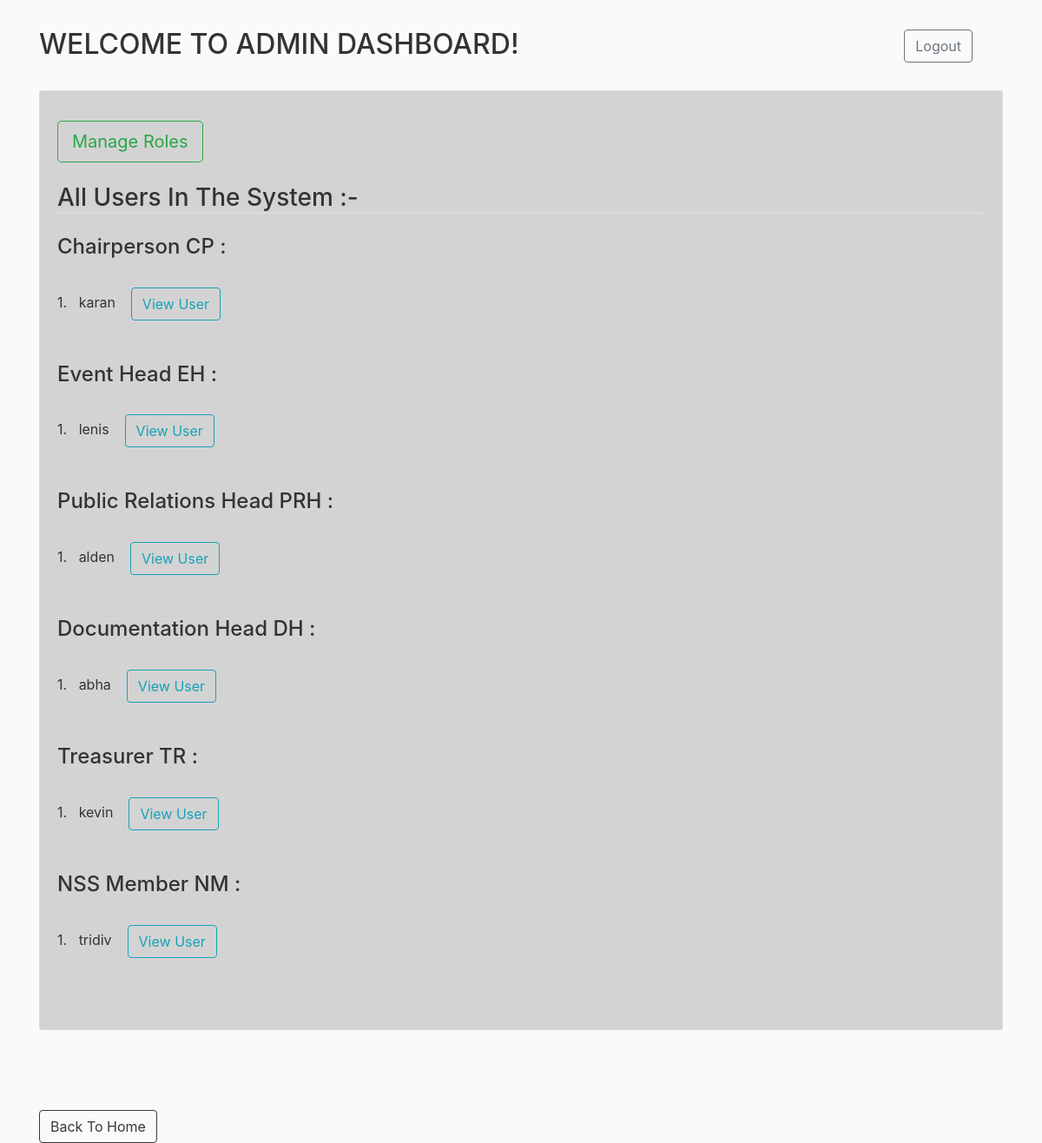
Page /admin (signed in) on the earlier database version.
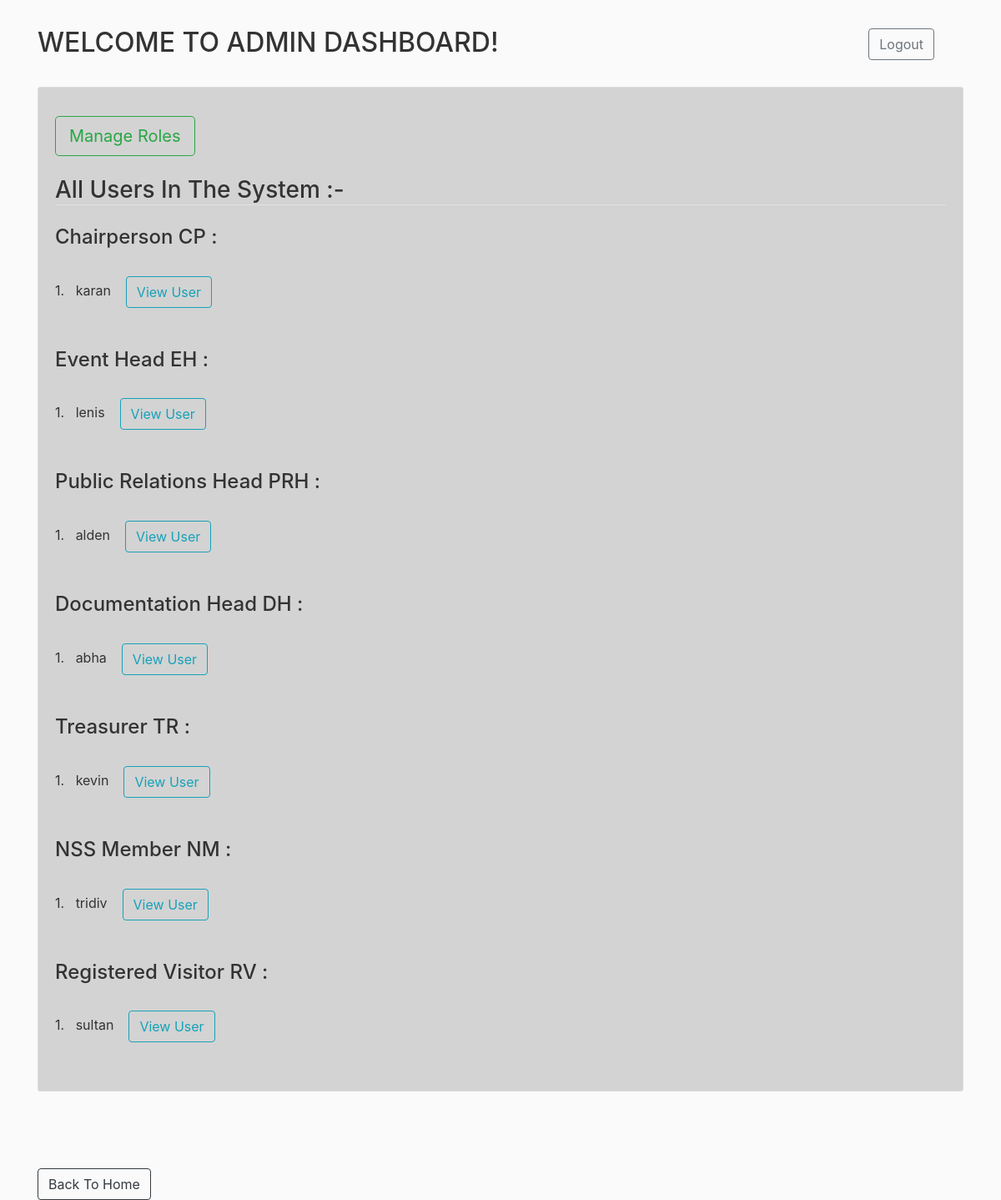
Same page on the later database version.
### rbac/models.py (models this page shows, shortened)
class User(db.Model, UserMixin):
    id = db.Column(db.Integer, primary_key=True)
    username = db.Column(db.String(120), unique=True, nullable=False)
    password = db.Column(db.String(60), nullable=False)
    roles = db.relationship('Role', secondary='user_roles')
    events_attended = relationship("Event", secondary="attendance") #user.events_attended
    events_registered = relationship("Event", secondary="registration") #user.events_registered

### rbac/routes.py (the view)
@app.route("/admin")
@login_required
def admin():
    if get_role(current_user) != 'Admin':
        return redirect(url_for('home'))
    admin,cp,dh,eh,prh,tr,prt,et,nm,rv = get_user_by_role()
    return render_template('admin.html',admin=admin,cp=cp,dh=dh,eh=eh,prh=prh,tr=tr,prt=prt,et=et,nm=nm,rv=rv)

### rbac/models.py (called while the page is built)
@login_manager.user_loader
def load_user(user_id):
    return User.query.get(int(user_id))

### rbac/routes.py (called while the page is built)
def get_user_by_role():
    users = User.query.all()
    admin,cp,dh,eh,prh,tr,prt,et,nm,rv = [],[],[],[],[],[],[],[],[],[]
    for user in users:
        role = get_role(user)
        if role == 'Admin':
            admin.append(user)
        elif role == 'CP':
            cp.append(user)
        elif role == 'DH':
            dh.append(user)
        elif role == 'EH':
            eh.append(user)
        elif role == 'PRH':
            prh.append(user)
        elif role == 'TR':
            tr.append(user)
        elif role == 'PRT':
            prt.append(user)
        elif role == 'ET':
            et.append(user)
        elif role == 'NM':
            nm.append(user)
        else:
            rv.append(user)
    return admin,cp,dh,eh,prh,tr,prt,et,nm,rv

### rbac/templates/admin.html (shortened to what this page needs)
{% extends "layout.html" %}
{% block content %}
<h2> WELCOME TO ADMIN DASHBOARD!&nbsp;&nbsp;&nbsp;&nbsp;&nbsp;&nbsp;&nbsp;&nbsp;&nbsp;&nbsp;&nbsp;&nbsp;
   &nbsp;&nbsp;&nbsp;&nbsp;&nbsp;&nbsp;&nbsp;&nbsp;&nbsp;&nbsp;&nbsp;&nbsp;
   &nbsp;&nbsp;&nbsp;&nbsp;&nbsp;&nbsp;&nbsp;&nbsp;&nbsp;&nbsp;&nbsp;&nbsp;
   &nbsp;&nbsp;&nbsp;&nbsp;&nbsp;&nbsp;&nbsp;&nbsp;&nbsp;&nbsp;&nbsp;&nbsp;
   <span style="white-space: nowrap"> <a href="{{ url_for('logout') }}" class="btn btn-outline-secondary">Logout</a></span></h2>
   <br>
<div class="content-section">
<br>
<a href="{{ url_for('all_roles') }}" class="btn btn-outline-success btn-lg">Manage Roles</a>
<br><br>
<h3 class="border-bottom mb-4">All Users In The System :-</h3>
{% if cp %}
<h4> Chairperson CP : </h4><br>
{% for v in cp %}
   {{loop.index}}. &nbsp; {{ v.username }} &nbsp;&nbsp;&nbsp;<a class="btn btn-outline-info" href="{{ url_for('add_roles',id=v.id) }}">View User</a><br><br>
{% endfor %}
<br>
{% endif %}
{% if eh %}
<h4>Event Head EH : </h4><br>
{% for v in eh %}
   {{loop.index}}. &nbsp; {{ v.username }} &nbsp;&nbsp;&nbsp;<a class="btn btn-outline-info" href="{{ url_for('add_roles',id=v.id) }}">View User</a><br><br>
{% endfor %}
<br>
{% endif %}
{% if prh %}
<h4>Public Relations Head PRH : </h4><br>
{% for v in prh %}
   {{loop.index}}. &nbsp; {{ v.username }} &nbsp;&nbsp;&nbsp;<a class="btn btn-outline-info" href="{{ url_for('add_roles',id=v.id) }}">View User</a><br><br>
{% endfor %}
<br>
{% endif %}
{% if dh %}
<h4>Documentation Head DH : </h4><br>
{% for v in dh %}
   {{loop.index}}. &nbsp; {{ v.username }} &nbsp;&nbsp;&nbsp;<a class="btn btn-outline-info" href="{{ url_for('add_roles',id=v.id) }}">View User</a><br><br>
{% endfor %}
<br>
{% endif %}
{% if tr %}
<h4>Treasurer TR : </h4><br>
{% for v in tr %}
   {{loop.index}}. &nbsp; {{ v.username }} &nbsp;&nbsp;&nbsp;<a class="btn btn-outline-info" href="{{ url_for('add_roles',id=v.id) }}">View User</a><br><br>
{% endfor %}
<br>
{% endif %}
{% if nm %}
<h4>NSS Member NM : </h4><br>
{% for v in nm %}
   {{loop.index}}. &nbsp; {{ v.username }} &nbsp;&nbsp;&nbsp;<a class="btn btn-outline-info" href="{{ url_for('add_roles',id=v.id) }}">View User</a><br><br>
{% endfor %}
<br>
{% endif %}
{% if rv %}
<h4>Registered Visitor RV : </h4><br>
{% for v in rv %}
   {{loop.index}}. &nbsp; {{ v.username }} &nbsp;&nbsp;&nbsp;<a class="btn btn-outline-info" href="{{ url_for('add_roles',id=v.id) }}">View User</a><br><br>
{% endfor %}
{% endif %}
<br>
</div>
<br><br><br>
<a href="{{ url_for('home') }}" class="btn btn-outline-dark" >Back To Home</a>
{% endblock content %}

Differences in the rows shown:
added User: username "sultan", shown under "Registered Visitor RV :"
Other differences:
text now shown: "Registered Visitor RV :"
